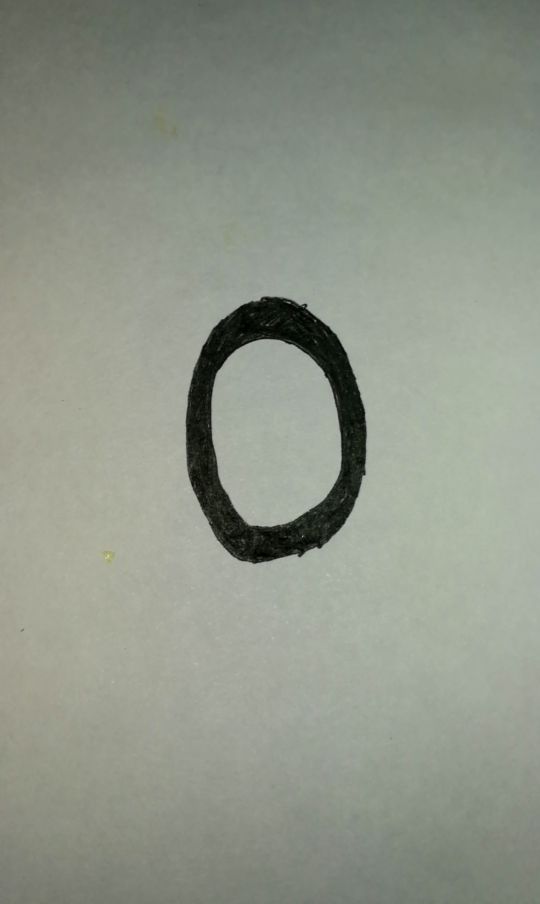
#> input picture data/my_images/5.jpg, 1080 x 1807 px (shown at 1/2 size)
$ python -i photo_utils.py   (imports and definitions only)
#> lines starting #> are read from the running program, lines starting #| are printed output that depends on the picture; after the words box and inside, x2 and y2 are one past the last pixel; in counts of white or black regions, pixels touching at a corner belong together
import cv2
import numpy as np


# 这个API用于处理用户自己拍摄的图片
# 使之符合模型的要求
def process_image(image_path, reverse=False, threshold=60, show_origin=False):
    # 从用户给定的路径读取图片
#> called with image_path = '../data/my_images/5.jpg', reverse = False, threshold = 60, show_origin = False
    image = cv2.imread(image_path)
#> image is the input picture: shape (1807, 1080, 3); mean B, G, R 136.9, 149.3, 143.5
    w, h, c = image.shape
#> w = 1807; h = 1080; c = 3
    # 如果需要可以显示图中心800*800大小的图片
    if show_origin:
        _image = image[int(w / 2 - 400):int(w / 2 + 400), int(h / 2 - 400):int(h / 2 + 400), :]
        _image = cv2.resize(_image, (280, 280), interpolation=cv2.INTER_LINEAR)
        cv2.imshow('origin iamge', _image)
    # 将图片转换到28*28大小
    image = cv2.resize(
        # 取原图中心800*800大小的图片
        image[int(w / 2 - 400):int(w / 2 + 400), int(h / 2 - 400):int(h / 2 + 400), :],
        (28, 28),
        interpolation=cv2.INTER_AREA)
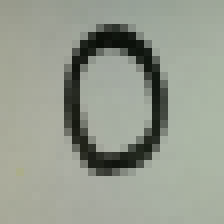
#> image: shape (28, 28, 3) (shown 8 times larger); mean B, G, R 142.8, 155.1, 149.5
    # 将图像转为灰度图
    image = cv2.cvtColor(image, cv2.COLOR_RGB2GRAY)
#> image: shape (28, 28)
    ret, image = cv2.threshold(image, threshold, 255, cv2.THRESH_BINARY)
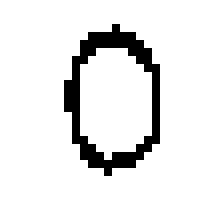
#> image: shape (28, 28) (shown 8 times larger); 91.2% white; black in thin lines or dots, all inside (x1, y1, x2, y2) = (8, 3, 20, 22)
#> ret = 60
    print('二值化阈值', ret)
#| 二值化阈值 60.0
    # 如果resverse为True则对图片进行像素灰度反转
    # 因为实际的手写数字是白纸黑字, 但是mnist数据集中不是
    # 在mnist数据集中, 我们可以看到训练用的数据集中背景是0,
    # 笔画部分是0 ~ 255之间, 所以白纸黑字的图片需要取反
    if reverse:
        image = cv2.bitwise_not(image)
    # 图片简单预处理, 这里最好和mnist数据集的处理方式相同
    image = np.expand_dims(image, -1)
    return image

>>> result = process_image('../data/my_images/5.jpg')

$ run again, on data/my_images/6.jpg
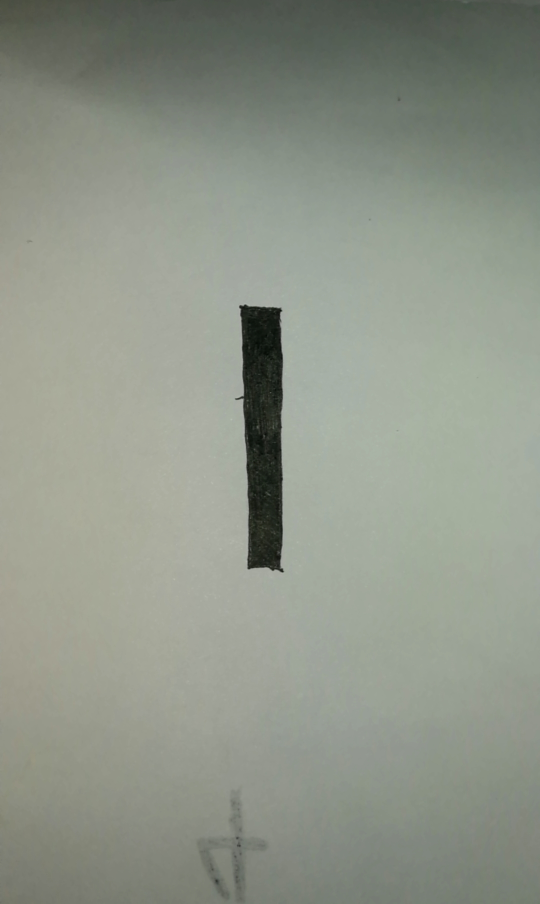
#> input picture data/my_images/6.jpg, 1080 x 1807 px (shown at 1/2 size)
#> in process_image, image is the input picture: shape (1807, 1080, 3); mean B, G, R 137, 149, 143.1
#> in process_image, `image = cv2.resize(`:
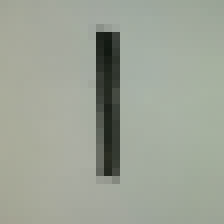
#> image: shape (28, 28, 3) (shown 8 times larger); mean B, G, R 150.9, 163.5, 157.5
#> in process_image, `ret, image = cv2.threshold(image, threshold, 255, cv2.THRESH_BINARY)`:
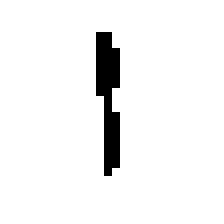
#> image: shape (28, 28) (shown 8 times larger); 95.2% white; black in thin lines or dots, all inside (x1, y1, x2, y2) = (12, 4, 15, 22)
#> ret = 60
#| 二值化阈值 60.0

$ run again, on data/my_images/7.jpg
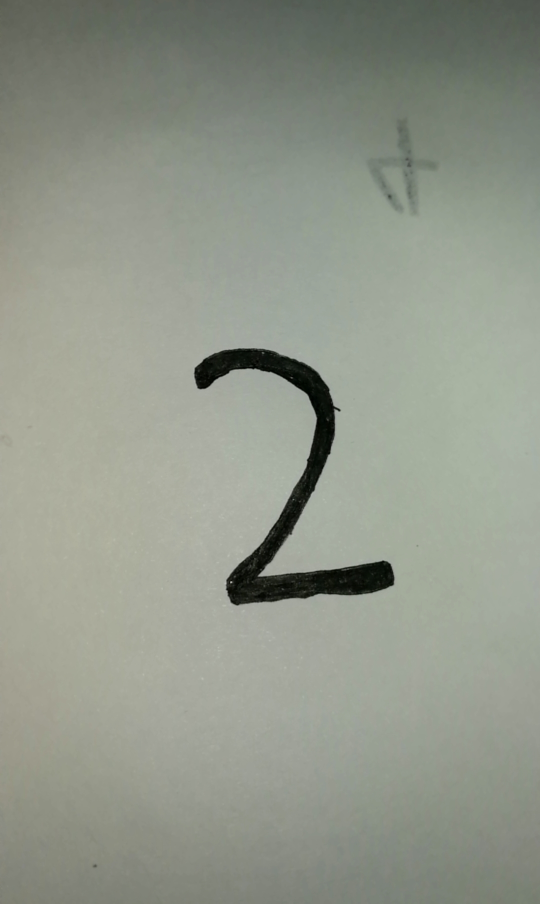
#> input picture data/my_images/7.jpg, 1080 x 1807 px (shown at 1/2 size)
#> in process_image, image is the input picture: shape (1807, 1080, 3); mean B, G, R 138.7, 151, 145.6
#> in process_image, `image = cv2.resize(`:
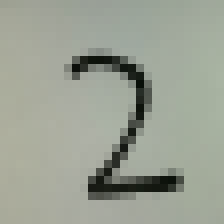
#> image: shape (28, 28, 3) (shown 8 times larger); mean B, G, R 148.1, 160.8, 155.3
#> in process_image, `ret, image = cv2.threshold(image, threshold, 255, cv2.THRESH_BINARY)`:
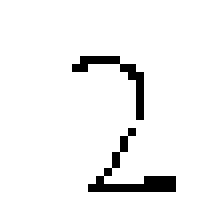
#> image: shape (28, 28) (shown 8 times larger); 95.2% white; black in thin lines or dots, all inside (x1, y1, x2, y2) = (9, 7, 22, 24)
#> ret = 60
#| 二值化阈值 60.0
